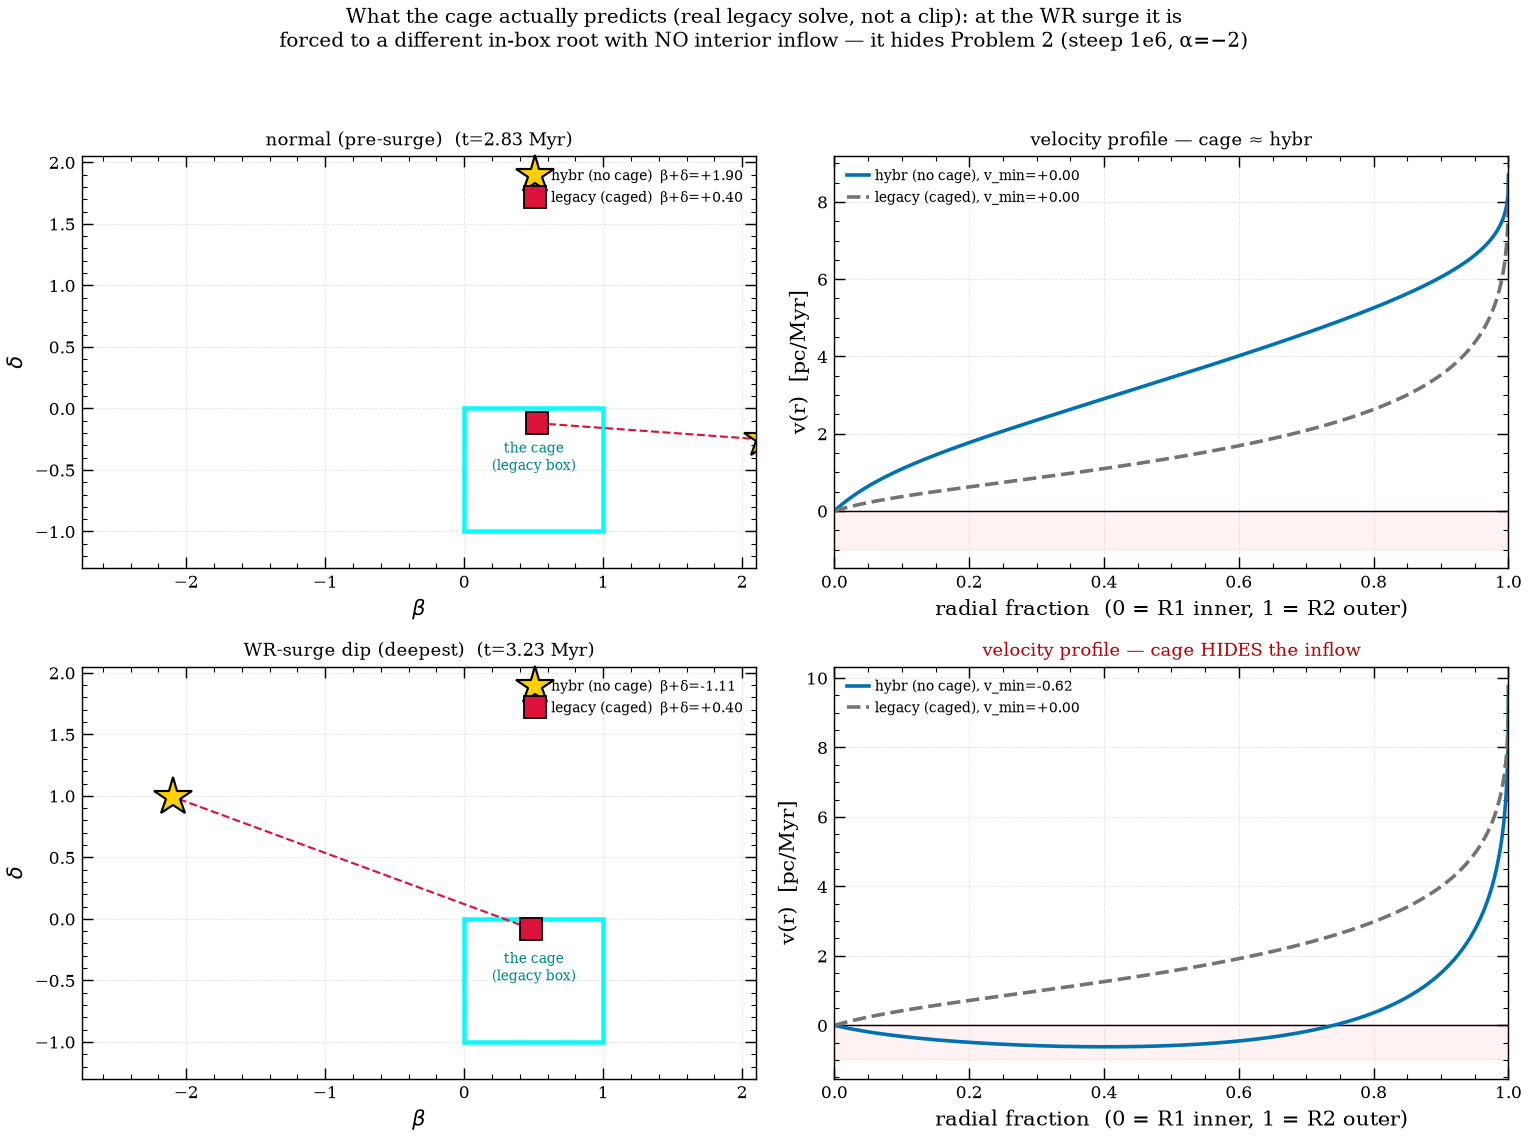

The Python source for this figure:
#!/usr/bin/env python3
"""What a caged (legacy/clamped) solve actually predicts vs hybr — static figure.

The rootmap GIF clamps the hybr root to the box as a *geometric* proxy. This
runs the REAL legacy bounded solver (betadelta_solver='legacy') at the same
segment state, so the "caged" root is the actual in-box optimum it finds (which
rides a contaminated residual, not a simple projection) -- and reconstructs its
velocity profile. Per-segment legacy solve is ~60 s (it grids ~25 structure
solves through the f-pole), so this is a few key segments, not an animation.

Two segments (a pre-surge normal + the deepest WR-surge dip). For each:
  top  : the (beta,delta) roots -- hybr (no cage) vs legacy (caged) + the box.
  right: v vs radial fraction -- hybr (with inflow) vs caged (monotone, none).
The point: at the surge the cage is forced to a different in-box root that
predicts NO inflow -- it HIDES the Problem-2 excursion.

REQUIRES the venv (numpy<2, scipy<2):
  PYTHONPATH=<repo> /path/to/venv/bin/python docs/dev/archive/betadelta/diagnostics/cage_compare.py
"""

import csv
import logging
from pathlib import Path

logging.disable(logging.CRITICAL)

import matplotlib  # noqa: E402

matplotlib.use("Agg")
import matplotlib.pyplot as plt  # noqa: E402
import numpy as np  # noqa: E402
from matplotlib.patches import Rectangle  # noqa: E402

from trinity._input import read_param  # noqa: E402
from trinity._input.dictionary import updateDict  # noqa: E402
from trinity.sps.update_feedback import get_current_sps_feedback  # noqa: E402
from trinity.bubble_structure.bubble_luminosity import get_bubbleproperties_pure  # noqa: E402
import trinity.phase1b_energy_implicit.get_betadelta as GB  # noqa: E402
from trinity.cooling.non_CIE import read_cloudy as non_CIE  # noqa: E402
import trinity.main as tmain  # noqa: E402
import trinity.phase1_energy.run_energy_phase as RE  # noqa: E402

HERE = Path(__file__).resolve().parent
CSV = HERE.parents[1] / "analysis" / "data" / "stalling_steep_1e6_alpha-2.csv"
PARAM = HERE / "probe_cloudPL.param"
BOX_B, BOX_D = (0.0, 1.0), (-1.0, 0.0)

_STYLE = HERE.parents[1] / "paper" / "_lib" / "trinity.mplstyle"
if _STYLE.exists():
    plt.style.use(str(_STYLE))
plt.rcParams["text.usetex"] = False


class _InitDone(Exception):
    pass


def init_params():
    RE.run_energy = lambda params: (_ for _ in ()).throw(_InitDone())
    params = read_param.read_param(str(PARAM))
    try:
        tmain.start_expansion(params)
    except _InitDone:
        pass
    return params


def _set_state(params, row):
    t = float(row["t_now"])
    params["t_now"].value = t
    updateDict(params, get_current_sps_feedback(t, params))
    c, h, n = non_CIE.get_coolingStructure(params)
    params["cStruc_cooling_nonCIE"].value = c
    params["cStruc_heating_nonCIE"].value = h
    params["cStruc_net_nonCIE_interpolation"].value = n
    params["current_phase"].value = "implicit"
    R2, v2, Eb = float(row["R2"]), float(row["v2"]), float(row["Eb"])
    for k, val in (("R2", R2), ("v2", v2), ("Eb", Eb), ("cool_alpha", t / R2 * v2)):
        params[k].value = val
    return R2


def _profile(props, R2):
    r = np.asarray(props.bubble_r_arr, dtype=float)
    v = np.asarray(props.bubble_v_arr, dtype=float)
    f = (r - props.R1) / (R2 - props.R1)
    o = np.argsort(f)
    s = max(1, len(f) // 800)
    return f[o][::s], v[o][::s]


def analyse(params, row):
    R2 = _set_state(params, row)
    hb, hd = float(row["cool_beta"]), float(row["cool_delta"])
    # hybr (no cage): the recorded root
    params["betadelta_solver"].value = "hybr"
    for k, val in (("cool_beta", hb), ("cool_delta", hd)):
        params[k].value = val
    fh, vh = _profile(get_bubbleproperties_pure(params), R2)
    # caged (legacy): re-solve, clamped to the box
    params["betadelta_solver"].value = "legacy"
    res = GB.solve_betadelta_pure(0.5, -0.1, params, "grid")
    fc, vc = (
        _profile(res.bubble_properties, R2) if res.bubble_properties is not None else (None, None)
    )
    return dict(
        t=float(row["t_now"]), hb=hb, hd=hd, cb=res.beta, cd=res.delta, fh=fh, vh=vh, fc=fc, vc=vc
    )


def main():
    rows = list(csv.DictReader(open(CSV)))
    normal = min(rows, key=lambda r: abs(float(r["t_now"]) - 2.83))
    deepest = min(rows, key=lambda r: float(r["v_struct_min"]))
    params = init_params()
    segs = [
        ("normal (pre-surge)", analyse(params, normal)),
        ("WR-surge dip (deepest)", analyse(params, deepest)),
    ]

    fig, axes = plt.subplots(2, 2, figsize=(12, 9))
    for r, (title, s) in enumerate(segs):
        aL, aR = axes[r]
        # (beta, delta) roots
        aL.add_patch(Rectangle((BOX_B[0], BOX_D[0]), 1, 1, fill=False, edgecolor="cyan", lw=2.5))
        aL.text(0.5, -0.5, "the cage\n(legacy box)", color="darkcyan", ha="center", fontsize=8)
        out = not (BOX_B[0] <= s["hb"] <= BOX_B[1] and BOX_D[0] <= s["hd"] <= BOX_D[1])
        if out:
            aL.plot([s["cb"], s["hb"]], [s["cd"], s["hd"]], color="crimson", ls="--", lw=1.2)
        aL.plot(
            s["hb"],
            s["hd"],
            "*",
            ms=22,
            mfc="#ffd000",
            mec="k",
            mew=1.2,
            label=f"hybr (no cage)  β+δ={s['hb']+s['hd']:+.2f}",
        )
        aL.plot(
            s["cb"],
            s["cd"],
            "s",
            ms=12,
            mfc="crimson",
            mec="k",
            label=f"legacy (caged)  β+δ={s['cb']+s['cd']:+.2f}",
        )
        aL.set_xlim(-2.75, 2.1)
        aL.set_ylim(-1.3, 2.05)
        aL.set_xlabel(r"$\beta$")
        aL.set_ylabel(r"$\delta$")
        aL.set_title(f"{title}  (t={s['t']:.2f} Myr)", fontsize=10)
        aL.legend(fontsize=8, loc="upper right")
        aL.grid(alpha=0.3)
        # v vs radial fraction
        aR.axhline(0.0, color="k", lw=0.8)
        aR.axhspan(-1, 0, color="r", alpha=0.05)
        aR.plot(
            s["fh"],
            s["vh"],
            color="#0072B2",
            lw=2,
            label=f"hybr (no cage), v_min={np.nanmin(s['vh']):+.2f}",
        )
        if s["fc"] is not None:
            aR.plot(
                s["fc"],
                s["vc"],
                color="0.45",
                lw=2,
                ls="--",
                label=f"legacy (caged), v_min={np.nanmin(s['vc']):+.2f}",
            )
        aR.set_xlim(0, 1)
        aR.set_xlabel("radial fraction  (0 = R1 inner, 1 = R2 outer)")
        aR.set_ylabel("v(r)  [pc/Myr]")
        inflow = np.nanmin(s["vh"]) < -0.01
        aR.set_title(
            "velocity profile — cage " + ("HIDES the inflow" if inflow else "≈ hybr"),
            fontsize=10,
            color="#b30000" if inflow else "k",
        )
        aR.legend(fontsize=8, loc="upper left")
        aR.grid(alpha=0.3)

    fig.suptitle(
        "What the cage actually predicts (real legacy solve, not a clip): at the WR surge it is\n"
        "forced to a different in-box root with NO interior inflow — it hides Problem 2 (steep 1e6, α=−2)",
        fontsize=11,
    )
    fig.tight_layout(rect=(0, 0, 1, 0.95))
    fig.savefig(HERE / "cage_compare.png", dpi=130)
    plt.close(fig)
    print("wrote cage_compare.png")
    for title, s in segs:
        print(
            f"  {title}: hybr=({s['hb']:+.2f},{s['hd']:+.2f}) caged=({s['cb']:+.2f},{s['cd']:+.2f})"
        )


if __name__ == "__main__":
    main()
